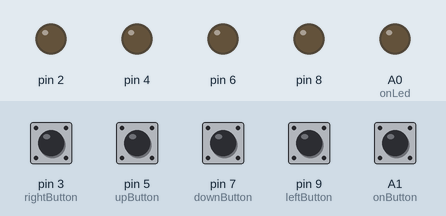
Recording of a sketch running on a simulated Arduino Uno, built with avr-gcc and run on an emulated ATmega328P. Parts: output pins drawn as LEDs (lit = HIGH). Inputs (shaded band) come from the test bench; at power-on: A1 (onButton), pin 3 (rightButton), pin 5 (upButton), pin 7 (downButton), pin 9 (leftButton) LOW. What the sketch prints to the serial monitor is not drawn.

Above: at 1.2 s.
1.3 s: A1 (onButton) pulled HIGH for 0.15 s
At 2.5 s:
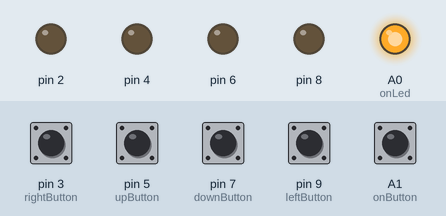
2.9 s: pin 3 (rightButton) pulled HIGH for 0.15 s
4.5 s: pin 5 (upButton) pulled HIGH for 0.15 s
6.1 s: pin 7 (downButton) pulled HIGH for 0.15 s
7.7 s: pin 9 (leftButton) pulled HIGH for 0.15 s
9.3 s: pin 3 (rightButton) pulled HIGH for 1 s
Timing chart, 0 to 12.3 s (numbered marks = the images above; inputs shaded):
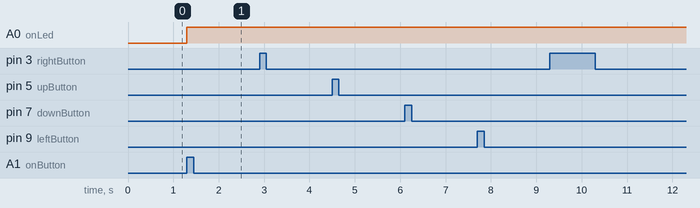

Measured:
- after the input at 1.3 s, A0 (onLed): LOW → HIGH at once

The sketch:

fwomp.ino
```cpp
#include "Arduino.h"

//////////////// Varaibles
String code = "";
int count = 0;
bool on = false;
bool locked = false;

const int rightButton = 3;
const int rightLed = rightButton-1;
int rightPrevState = LOW;
const int leftButton = 9;
const int leftLed = leftButton-1;
int leftPrevState = LOW;
const int upButton = 5;
const int upLed = upButton-1;
int upPrevState = LOW;
const int downButton = 7;
const int downLed = downButton-1;
int downPrevState = LOW;

const int onButton = A1;
const int onLed = A0;
int onPrevState = LOW;


//////////////// Initate buttons and lights
void setup() {
  pinMode(rightButton, INPUT);
  pinMode(leftButton, INPUT);
  pinMode(upButton, INPUT);
  pinMode(downButton, INPUT);

  pinMode(rightLed, OUTPUT);
  pinMode(leftLed, OUTPUT);
  pinMode(upLed, OUTPUT);
  pinMode(downLed, OUTPUT);

  pinMode(onButton, INPUT);
  pinMode(onLed, OUTPUT);

  Serial.begin(9600);

  digitalWrite(rightLed, LOW);
  digitalWrite(leftLed, LOW);
  digitalWrite(upLed, LOW);
  digitalWrite(downLed, LOW);
  digitalWrite(onLed, LOW);
}

//////////////// the main thingy that runs over and over
void loop() {
  int upState = digitalRead(upButton);
  int downState = digitalRead(downButton);    // getting the state of the button aka if it is pressed down or not
  int rightState = digitalRead(rightButton);
  int leftState = digitalRead(leftButton);
  int onState = digitalRead(onButton);
  bool left = false;
  bool right = false;   // this is for the lights to help keep track of which should be on and which shouldn't
  bool up = false;
  bool down = false;


  if (onState == HIGH && onPrevState == LOW) { // checks if the button was pressed this frame (actually checks if we let go of the button, but it doenst matter really :p )
    on = !on;
  }
  if (on) {
    digitalWrite(onLed, HIGH);
    if (!locked) {  // just makes sure you can only press the button when no code has been activated
      if (upState == HIGH && upPrevState == LOW) {
      up = true;
      code += "s";
      count++;
      }
      if (downState == HIGH && downPrevState == LOW) {
        down = true;
        code += "w";
        count++;
      }
      if (leftState == HIGH && leftPrevState == LOW) {
        left = true;
        code += "a";
        count++;
      }
      if (rightState == HIGH && rightPrevState == LOW) {
        right = true;
        code += "d";
        count++;
      }
    }

  } else {
    digitalWrite(onLed, LOW);
    up = false;
    down = false;   // resets stuff when the powerbutton on the box is turned off
    left = false;
    right = false;
    count = 0;
    code = "";
    locked = false;
  }
  if(code == "wdsss" || code == "wssws"|| code == "adwsd"|| code == "wwssd"|| code == "sssss"|| code == "wwwww"|| code == "wwssadad"|| code == "sads"|| code == "dwssw" ||code == "adad"||code == "dad"||code == "wasdwasdwasdwasdwasdwasdwasdwasdwasdwasdwasdwasdwasd" ||code == "dsdsdsds")  {
    locked = true;  // the bread and butter, it checks if an active code has been typed and then turns on the lights and locks the input exept power button.
    up = true;
    down = true;
    left = true;
    right = true;
  }
  if (up) {
    digitalWrite(upLed,HIGH);   //the functional parts of the lights
  } else {
    digitalWrite(upLed,LOW);
  }
  if (down) {
    digitalWrite(downLed,HIGH);
  } else {
    digitalWrite(downLed,LOW);
  }
  if (left) {
    digitalWrite(leftLed,HIGH);
  } else {
    digitalWrite(leftLed,LOW);
  }
  if (right) {
    digitalWrite(rightLed,HIGH);
  } else {
    digitalWrite(rightLed,LOW);
  }
  Serial.print(code + "\n");
  onPrevState = onState;
  upPrevState = upState;      // sets the previous states so they are ready for next frame
  downPrevState = downState;
  leftPrevState = leftState;
  rightPrevState = rightState;
}
```
